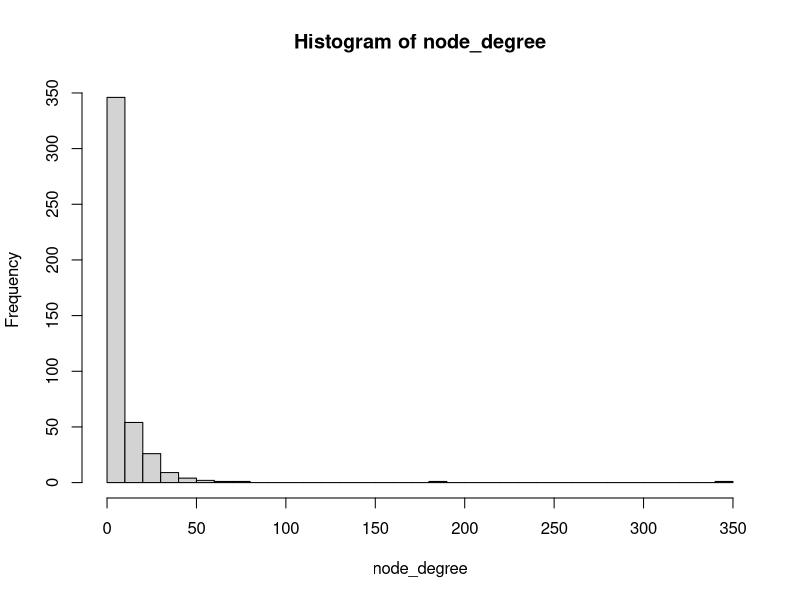
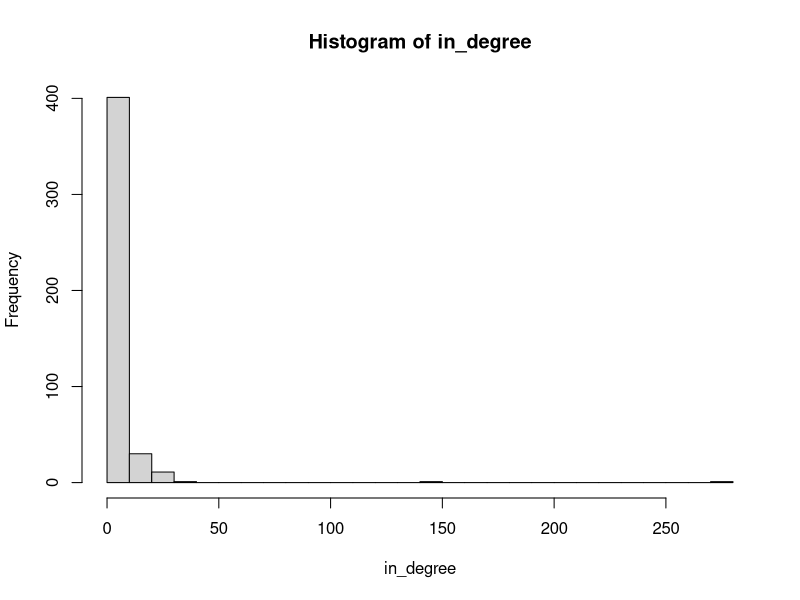
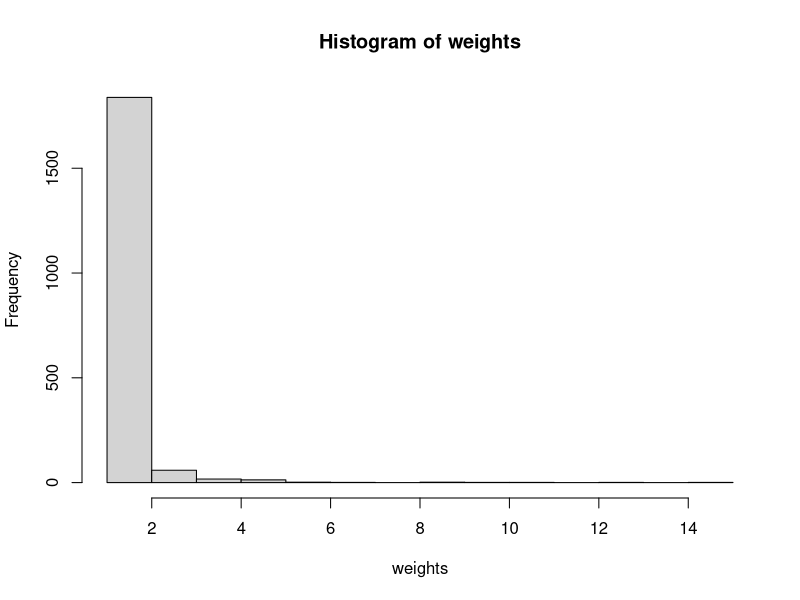
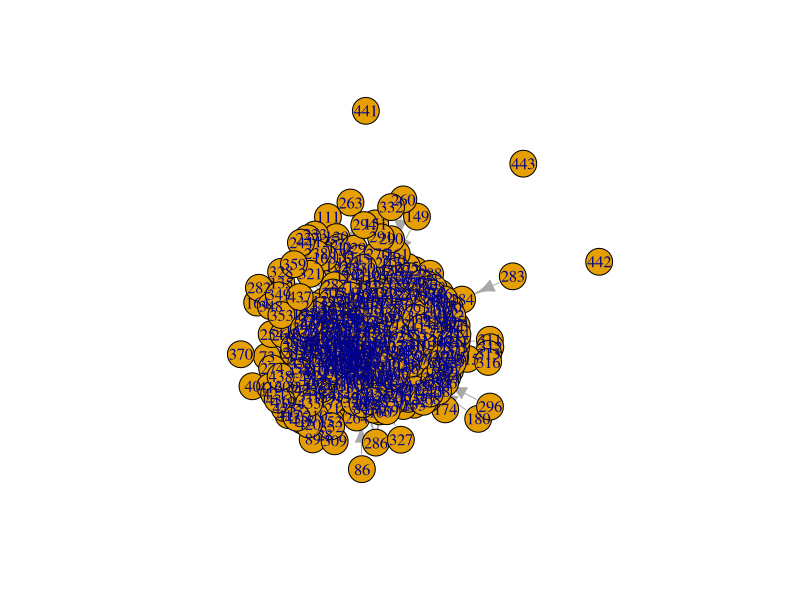
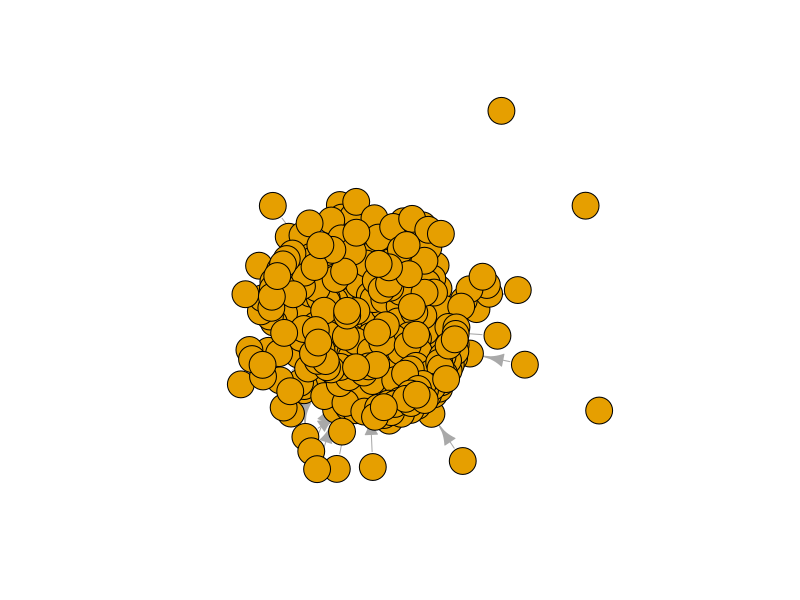
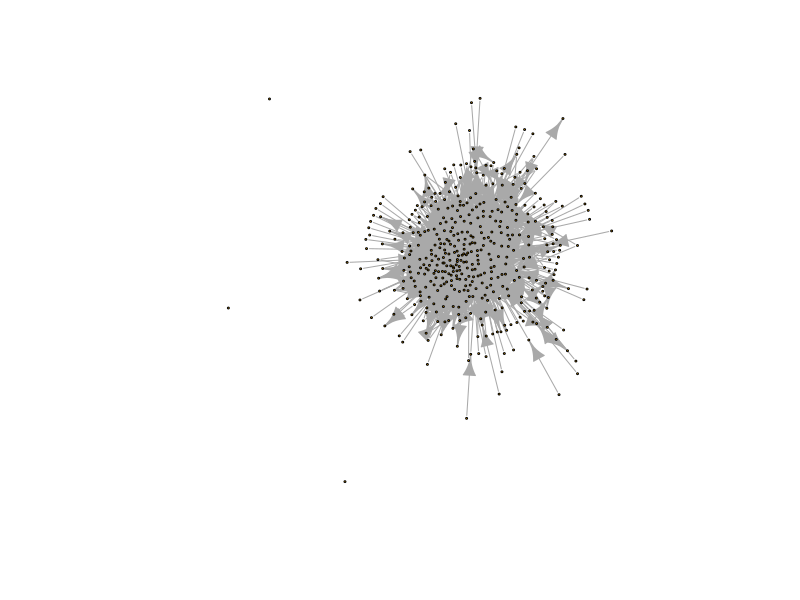
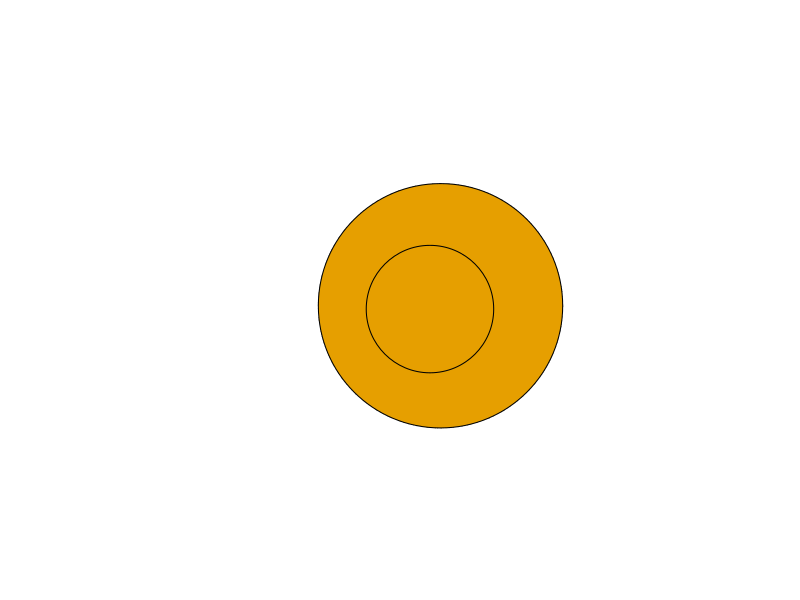
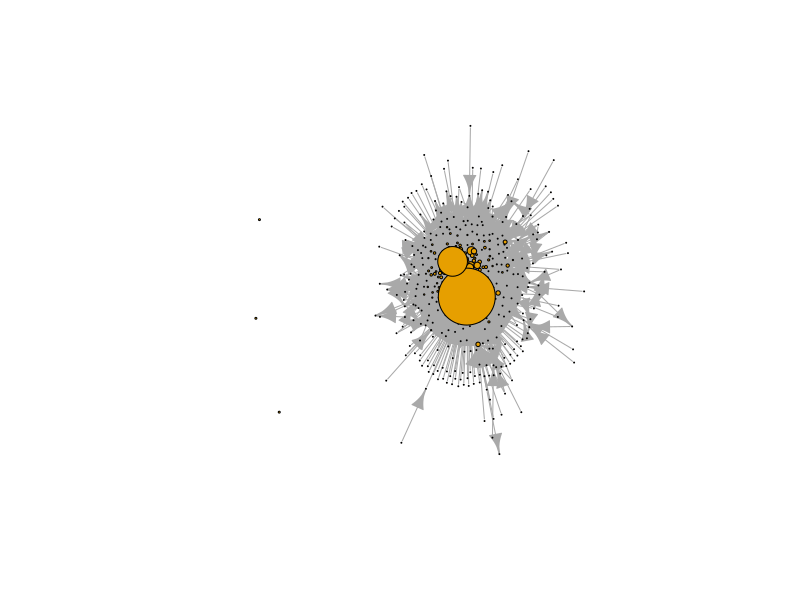

Write R code to recreate these figures, in order.
## ---- chunk 1
knitr::opts_chunk$set(echo = TRUE)
## ---- chunk 2
library(tidyverse)
library(igraph)
library(tidygraph)
library(ggraph)
## ---- chunk 3
ties <- read_csv("data/dlt1-edgelist.csv", 
                 col_types = cols(Sender = col_character(), 
                                  Receiver = col_character(), 
                                  `Category Text` = col_skip(), 
                                  `Comment ID` = col_character(), 
                                  `Discussion ID` = col_character()))

ties
## ---- chunk 4
actors <- read_csv("data/dlt1-nodes.csv", 
                   col_types = cols(UID = col_character(), 
                                    Facilitator = col_character(), 
                                    expert = col_character(), 
                                    connect = col_character()))
## ---- chunk 5

## ---- chunk 6
network <- graph_from_data_frame(d = ties, 
                                 vertices = actors, 
                                 directed = T) 

network
## ---- chunk 7
simple_network <- simplify(network, remove.loops = TRUE) 

simple_network
## ---- chunk 8
edge_weights <- count(ties, Sender, Receiver)

edge_weights
## ---- chunk 9
E(network)$weight <- 1  
## ---- chunk 10
network
## ---- chunk 11
weighted_network <- simplify(network,
                             edge.attr.comb = list(weight="sum")
                             )
## ---- chunk 12
node_degree <- degree(weighted_network, mode = "all")
## ---- chunk 13
hist(node_degree, breaks = 30)
## ---- chunk 14
mean(node_degree)
median(node_degree)
## ---- chunk 15
in_degree <- degree(weighted_network, mode="in")

hist(in_degree, breaks = 30)
mean(in_degree)
median(in_degree)
## ---- chunk 16

## ---- chunk 17
weights <- E(weighted_network)$weight

hist(weights, breaks = 10)
mean(weights)
median(weights)

## ---- chunk 18

## ---- chunk 19
plot(weighted_network)

## ---- chunk 20
plot(weighted_network,
     vertex.label = NA)
## ---- chunk 21
plot(weighted_network,
     vertex.label = NA,
     vertex.size = 1)
## ---- chunk 22
plot(weighted_network,
     vertex.label = NA,
     vertex.size = node_degree)
## ---- chunk 23
plot(weighted_network,
     vertex.label = NA,
     vertex.size = node_degree/10)
## ---- chunk 24
plot(weighted_network,
     vertex.label = NA,
     vertex.size = node_degree*.1,
     edge.arrow.size = .04)
## ---- chunk 25
plot(weighted_network,
     vertex.label = NA,
     vertex.size = node_degree*.05,
     edge.arrow.size = .04,
     edge.width = .2)
## ---- chunk 26
plot(weighted_network,
     vertex.label = NA,
     vertex.size = node_degree*.1,
     edge.arrow.size = .04,
     edge.width = E(weighted_network)$weight)
## ---- chunk 27
plot(weighted_network,
     vertex.label = NA,
     vertex.size = node_degree*.05,
     edge.arrow.size = .05,
     edge.width = E(weighted_network)$weight/5)
## ---- chunk 28
plot(weighted_network,
     vertex.label = NA,
     vertex.size = node_degree*.05,
     edge.arrow.size = .05,
     edge.width = E(weighted_network)$weight/5,
     layout = layout_with_fr)
## ---- chunk 29

plot(weighted_network,
     vertex.label = NA,
     vertex.size = node_degree*.05,
     edge.arrow.size = .05,
     edge.width = E(weighted_network)$weight/5,
     layout = layout_in_circle)

## ---- chunk 30
plot(weighted_network,
     vertex.label = NA,
     vertex.size = node_degree*.05,
     edge.arrow.size = .05,
     edge.width = E(weighted_network)$weight/5,
     layout = layout_with_fr)
